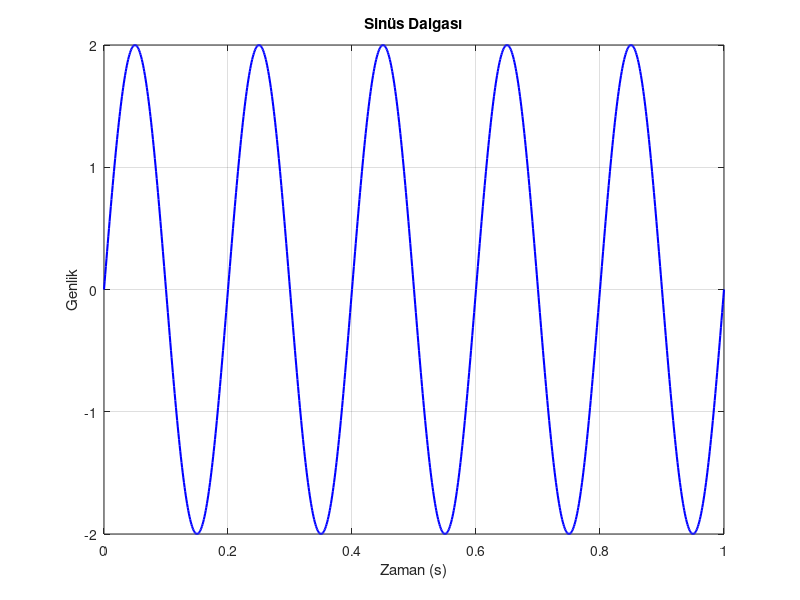

This chart was generated by the following MATLAB code:
clc; clear; close all;

fs = 1000;  % Örnekleme frekansı (Hz)
t = 0:1/fs:1;  % Zaman vektörü (1 saniye)

f = 5;  % Frekans (Hz)
A = 2;  % Genlik

y = A * sin(2 * pi * f * t);  % Sinüs dalgası

figure;
plot(t, y, 'b', 'LineWidth', 1.5);
xlabel('Zaman (s)');
ylabel('Genlik');
title('Sinüs Dalgası');
grid on;
